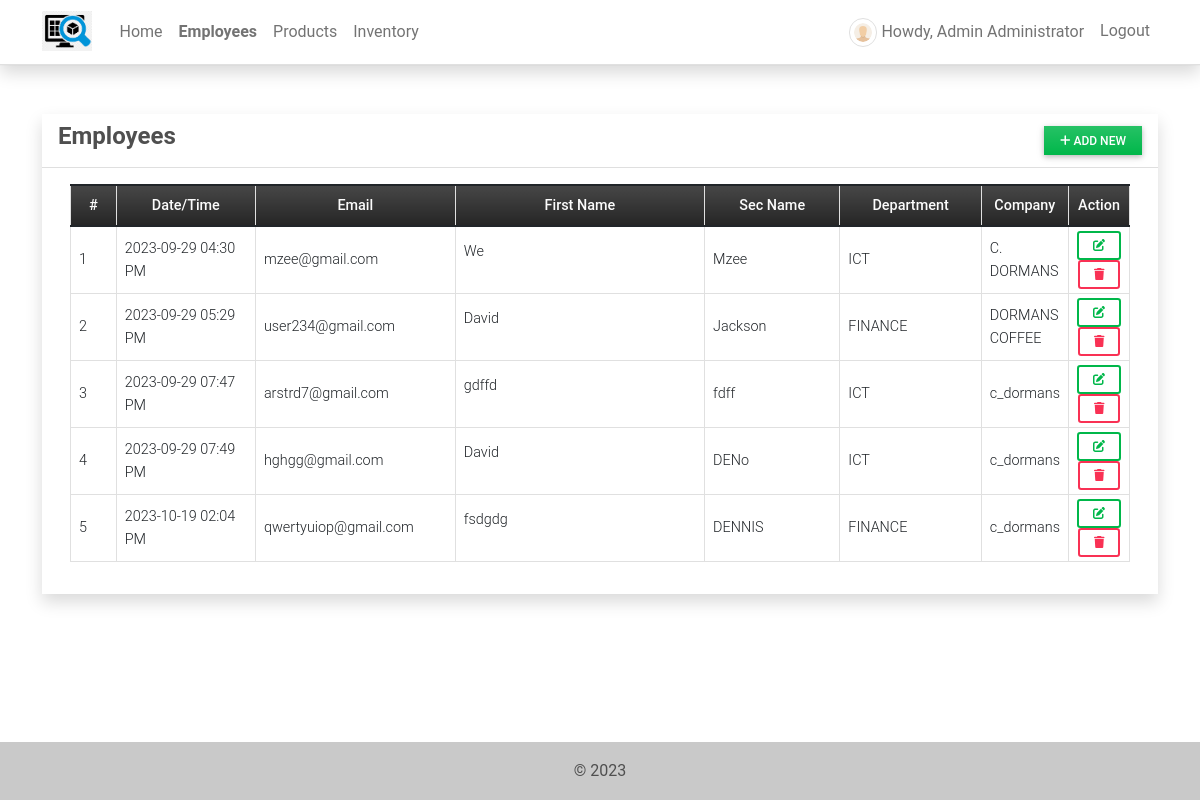
The app's page /employee (signed in) with its own data.
### imsApp/models.py (models this page shows, shortened)
class Employee(models.Model):
    address = models.EmailField(max_length=100,null=True)
    first_name = models.CharField(max_length=50,null=True)
    sec_name = models.CharField(max_length=50,null=True)
    department = models.CharField(max_length= 50,null=True)
    company = models.CharField(max_length= 50,null=True)
    date_created = models.DateTimeField(default=timezone.now)
    date_updated = models.DateTimeField(auto_now=True)

### imsApp/views.py (the view)
# urls.py: path('employee',views.employee_mgt,name='employee-page'),
@login_required
def employee_mgt(request):
    context['page_title'] = "Employees"
    employees = Employee.objects.all()
    context['employees'] = employees
    return render(request, 'employee_mgt.html', context)

### imsApp/templates/employee_mgt.html (shortened to what this page needs)
{% extends 'base.html' %} {% block pageContent %}
<div class="col-lg-12 col-md-12 col-sm-12 col-xs-12">
    <div class="card card-default rounded-0 shadow ">
        <div class="card-header">
            <div class="d-flex w-100 align-items-center justify-content-between">
                <h4 class="card-title fw-bold">Employees</h4>
                <div class="tools">
                    <button type="button" class="btn btn-success rounded-0 bg-gradient btn-sm" id='add_new'><i class="fa fa-plus"></i> Add New</button>
                </div>
            </div>
        </div>
        <div class="card-body">
            <div class="container-fluid">
                <table class="table table-bordered" id="employee-list">
                    <colgroup>
                        <col width="5%">
                        <col width="15%">
                        <col width="20%">
                        <col width="30%">
                        <col width="15%">
                        <col width="15%">
                    </colgroup>
                    <thead>
                        <tr class="bg-gradient bg-dark bg-opacity-50 text-light">
                            <th class="px-2 py-2 text-center">#</th>
                            <th class="px-2 py-2 text-center">Date/Time</th>
                            <th class="px-2 py-2 text-center">Email</th>
                            <th class="px-2 py-2 text-center">First Name</th>
                            <th class="px-2 py-2 text-center">Sec Name</th>
                            <th class="px-2 py-2 text-center">Department</th>
                            <th class="px-2 py-2 text-center">Company</th>
                            <th class="px-2 py-2 text-center">Action</th>
                        </tr>
                    </thead>
                    <tbody>
                        {% for employee in employees %}
                        <tr>
                            <td class="px-2 py-1 align-middle">{{ forloop.counter }}</td>
                            <td class="px-2 py-1 align-middle">{{ employee.date_created|date:"Y-m-d h:i A" }}</td>
                            <td class="px-2 py-1 align-middle">{{ employee.address }}</td>
                            <td class="px-2 py-1 align-middle">{{ employee.first_name}}</p>
                            <td class="px-2 py-1 align-middle">{{ employee.sec_name }}</td>
                            <td class="px-2 py-1 align-middle">{{ employee.department }}</td>
                            <td class="px-2 py-1 align-middle">{{ employee.company }}</td>
                            <td class="px-2 py-1 align-middle text-center">
                                <a class="btn btn-outline-success btn-sm edit-data" href="javascript:void(0)" data-id="{{ employee.pk }}" title="Edit">
                                    <i class="fa fa-edit"></i>
                                </a>
                                <button class="btn btn-outline-danger btn-sm delete-data" type="button" data-id="{{ employee.pk }}" title="Delete">
                                    <i class="fa fa-trash"></i>
                                </button>
                            </td>
                        </tr>
                        {% endfor %}
                    </tbody>
                </table>
            </div>
        </div>
    </div>
</div>
{% endblock pageContent %}

### imsApp/templates/topNavigation.html (shortened to what this page needs)
{% load static %}
<header>
    <nav class="navbar navbar-expand-lg navbar-light bg-white fixed-top shadow border-bottom">
        <div class="container">
            <a class="navbar-brand" target="_blank" href="{% url 'home-page' %}">
                <img src="{{ MEDIA_URL }}/default/logo1.png" height="16" alt="{{ MEDIA_URL }}" loading="lazy" style="margin-top: -3px;" />
            </a>
            <div class="collapse navbar-collapse" id="navbarExample01">
                <ul class="navbar-nav me-auto mb-2 mb-lg-0" id="topNav">
                    {% if user.id %}
                    <li class="nav-item">
                        <a class="nav-link" aria-current="page" href="{% url 'home-page' %}">Home</a>
                    </li>
                    <li class="nav-item">
                        <a class="nav-link" aria-current="page" href="{% url 'employee-page' %}">Employees</a>
                    </li>
                    <li class="nav-item">
                        <a class="nav-link" aria-current="page" href="{% url 'product-page' %}">Products</a>
                    </li>
                    <li class="nav-item">
                        <a class="nav-link" aria-current="page" href="{% url 'inventory-page' %}">Inventory</a>
                    </li>
                    {% endif %}
                </ul>
                <ul class="navbar-nav d-flex flex-row">
                    {% if user.id %} {% if user.profile.user_type == 1 %} {% endif %}
                    <li class="nav-item me-3 me-lg-0">
                        <a class="nav-link" href="{% url 'profile' %}">
                            <span class="me-1"><img src="{{ MEDIA_URL }}/default/default-avatar.png" alt="User Avatar" id="user-avatar" class="img-thumbnail rounded-circle"></span>Howdy, {{ user.first_name }} {{user.last_name}}
                        </a>
                    </li>
                    <li class="nav-item me-3 me-lg-0">
                        <a class="nav-link" href="{% url 'logout' %}">Logout</a>
                    </li>
                    {% else %}
                    <li class="nav-item me-3 me-lg-0">
                        <a class="nav-link" href="{% url 'login' %}">Login</a>
                    </li>
                    {% endif %}
                </ul>
            </div>
        </div>
    </nav>
</header>

### static/assets/default/css/style.css (style rules this page uses)
html, body { height: 100%; width: 100%; max-height: 100%; overflow: auto; display: flex; flex-direction: column; }
body>header { flex-shrink: auto; }
#user-avatar { width: 1.8rem; height: 1.8rem; object-fit: scale-down; object-position: center center; }
.navbar-brand>img { height: 2em; }
.nav-item.active a.nav-link { font-weight: bolder !important; }

### records on screen
Employee: date_created "2023-09-29 04:30 PM", address "mzee@gmail.com", first_name "We", sec_name "Mzee", department "ICT", company "C. DORMANS"
Employee: date_created "2023-09-29 05:29 PM", address "user234@gmail.com", first_name "David", sec_name "Jackson", department "FINANCE", company "DORMANS COFFEE"
Employee: date_created "2023-09-29 07:47 PM", address "arstrd7@gmail.com", first_name "gdffd", sec_name "fdff", department "ICT", company "c_dormans"
Employee: date_created "2023-09-29 07:49 PM", address "hghgg@gmail.com", first_name "David", sec_name "DENo", department "ICT", company "c_dormans"
Employee: date_created "2023-10-19 02:04 PM", address "qwertyuiop@gmail.com", first_name "fsdgdg", sec_name "DENNIS", department "FINANCE", company "c_dormans"

### other values on screen
{{ user.first_name }} "Admin"
{{ user.last_name }} "Administrator"
